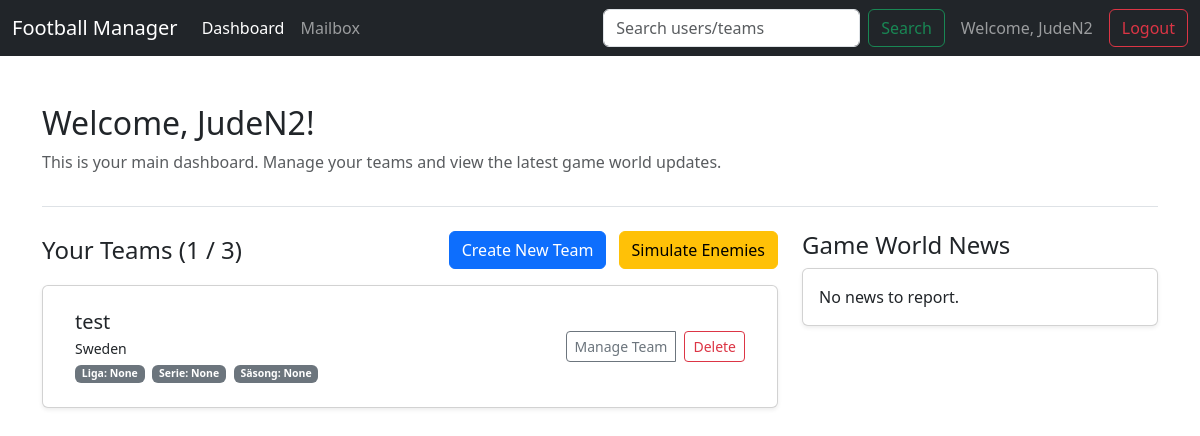
Page /dashboard (signed in) on the committed database.
### app/models.py (models this page shows, shortened)
class User(db.Model):
    id = db.Column(db.Integer, primary_key=True)
    username = db.Column(db.String(80), unique=True, nullable=False)
    password_hash = db.Column(db.String(128))
    teams = db.relationship('Team', backref='user', lazy=True, cascade="all, delete-orphan")
    sent_messages = db.relationship('Message', foreign_keys='Message.sender_id', backref='sender', lazy=True, cascade="all, delete-orphan")
    received_messages = db.relationship('Message', foreign_keys='Message.recipient_id', backref='recipient', lazy=True, cascade="all, delete-orphan")

class Team(db.Model):
    id = db.Column(db.Integer, primary_key=True)
    name = db.Column(db.String(100), unique=True, nullable=False)
    country = db.Column(db.String(50), nullable=False)
    user_id = db.Column(db.Integer, db.ForeignKey('user.id'), nullable=False)
    players = db.relationship('Player', backref='team', lazy=True, cascade="all, delete-orphan")
    league = db.Column(db.String(100), nullable=True, default=None)
    division = db.Column(db.String(50), nullable=True, default=None)
    season = db.Column(db.Integer, nullable=True, default=None)

### app/routes_game.py (the view)
@game_bp.route('/dashboard')
def dashboard():
    if 'username' not in session:
        return redirect(url_for('auth_bp.login'))
    user = User.query.filter_by(username=session['username']).first()
    return render_template('dashboard.html', user=user, max_teams=MAX_TEAMS)

### app/__init__.py (called while the page is built)
def create_app():
    app = Flask(__name__)
    app.config['SECRET_KEY'] = 'a_very_secret_key_for_development'
    app.config['SQLALCHEMY_DATABASE_URI'] = 'sqlite:///' + os.path.join(basedir, 'database.db')
    db.init_app(app)
    from .routes_auth import auth_bp
    from .routes_game import game_bp
    app.register_blueprint(auth_bp)
    app.register_blueprint(game_bp)
    @app.context_processor
    def inject_selected_team():
        if 'selected_team_id' in session:
            from .models import Team
            selected_team = Team.query.get(session['selected_team_id'])
            return dict(selected_team=selected_team)
        return dict(selected_team=None)
    def nl2br(value):
        result = value.replace('\n', '<br>\n')
        return Markup(result)
    app.jinja_env.filters['nl2br'] = nl2br
    return app

### app/templates/dashboard.html (shortened to what this page needs)
{% extends "base.html" %}
{% block content %}
<header class="pb-3 mb-4 border-bottom">
    <h1 class="h2">Welcome, {{ user.username }}!</h1>
    <p class="text-muted">This is your main dashboard. Manage your teams and view the latest game world updates.</p>
</header>
<div class="row">
    <div class="col-md-8">
        <div class="d-flex justify-content-between align-items-center mb-3">
            <h2 class="h4 mb-0">Your Teams ({{ user.teams|length }} / {{ max_teams }})</h2>
            <div>
                {% if user.teams|length < max_teams %}
                <a href="{{ url_for('game_bp.create_team') }}" class="btn btn-primary me-2">Create New Team</a>
                {% endif %}
                <a href="{{ url_for('game_bp.simulate') }}" class="btn btn-warning">Simulate Enemies</a>
            </div>
        </div>
        <div class="card shadow-sm">
            <div class="card-body">
                {% if user.teams %}
                    <ul class="list-group list-group-flush">
                        {% for team in user.teams %}
                        <li class="list-group-item d-flex justify-content-between align-items-center">
                            <div>
                                <h5 class="mb-1">{{ team.name }}</h5>
                                <small class="d-block">{{ team.country }}</small>
                                <small>
                                    <span class="badge bg-secondary me-1">Liga: {{ team.league or 'None' }}</span>
                                    <span class="badge bg-secondary me-1">Serie: {{ team.division or 'None' }}</span>
                                    <span class="badge bg-secondary">Säsong: {{ team.season or 'None' }}</span>
                                </small>
                            </div>
                            <div class="btn-group" role="group">
                                <a href="{{ url_for('game_bp.team_page', team_id=team.id) }}" class="btn btn-outline-secondary btn-sm">
                                    Manage Team
                                </a>
                                <form method="POST" action="{{ url_for('game_bp.delete_team', team_id=team.id) }}" class="ms-2">
                                    <button type="submit" class="btn btn-outline-danger btn-sm"
                                            onclick="return confirm('Are you sure you want to delete this team? This cannot be undone.');">
                                        Delete
                                    </button>
                                </form>
                            </div>
                        </li>
                        {% endfor %}
                    </ul>
                {% else %}
                    <p class="card-text">You do not have any teams yet. Create one to get started!</p>
                {% endif %}
            </div>
        </div>
    </div>
    <div class="col-md-4">
        <h2 class="h4">Game World News</h2>
        <div class="card shadow-sm">
            <div class="card-body">
                <p class="card-text">No news to report.</p>
            </div>
        </div>
    </div>
</div>
{% endblock %}

### app/templates/base.html (shortened to what this page needs)
<!DOCTYPE html>
<html lang="en">
<head>
    <link href="https://cdn.jsdelivr.net/npm/bootstrap@5.3.3/dist/css/bootstrap.min.css" rel="stylesheet">
    <link rel="stylesheet" href="https://cdn.jsdelivr.net/npm/bootstrap-icons@1.11.3/font/bootstrap-icons.min.css">
</head>
<body>
    <nav class="navbar navbar-expand-lg navbar-dark bg-dark fixed-top">
        <div class="container-fluid">
            <a class="navbar-brand" href="{{ url_for('game_bp.dashboard') }}">Football Manager</a>
            <div class="collapse navbar-collapse">
                <ul class="navbar-nav me-auto mb-2 mb-lg-0">
                    <li class="nav-item">
                        <a class="nav-link active" href="{{ url_for('game_bp.dashboard') }}">Dashboard</a>
                    </li>
                    <li class="nav-item">
                        <a class="nav-link" href="{{ url_for('game_bp.mailbox') }}">Mailbox</a>
                    </li>
                </ul>
                <form class="d-flex me-3" action="{{ url_for('game_bp.search') }}" method="post">
                    <input class="form-control me-2" type="search" placeholder="Search users/teams" name="query" aria-label="Search">
                    <button class="btn btn-outline-success" type="submit">Search</button>
                </form>
                {% if session.username %}
                <span class="navbar-text me-3">
                    Welcome, {{ session.username }}
                </span>
                <a href="{{ url_for('auth_bp.logout') }}" class="btn btn-outline-danger">Logout</a>
                {% endif %}
            </div>
        </div>
    </nav>
    <main class="container mt-4">
        {% block content %}{% endblock %}
    </main>
</body>
</html>

### app/templates/base.html (style rules this page uses)
body { background-image: url('https://images.pexels.com/photos/114296/pexels-photo-114296.jpeg'); background-size: cover; background-position: center; background-attachment: fixed; padding-top: 80px; }

### rows in the picture
User: username "JudeN2"
Team: name "test", country "Sweden", league "None", division "None", season "None"

### other values in the picture
{{ user.teams|length }} "1"
{{ max_teams }} "3"
